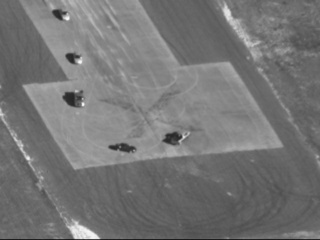
#> input picture lucas/data/0.jpg, 320 x 240 px, found by its file name; its folder holds 4 pictures in this run
$ python run_motion.py   (older library calls are emulated)
#> lines starting #> are read from the running program, lines starting #| are printed output that depends on the picture; after the words box and inside, x2 and y2 are one past the last pixel; in counts of white or black regions, pixels touching at a corner belong together
import os
import numpy as np
import cv2
from scipy.interpolate import RectBivariateSpline
from skimage.filters import apply_hysteresis_threshold

ep = 0.5

# [89 lines left out: function lucas_kanade_affine, not called in this run]

def subtract_dominant_motion(img1, img2):
    Gx = cv2.Sobel(I, cv2.CV_16S, 1, 0, ksize = 5)
    Gy = cv2.Sobel(I, cv2.CV_16S, 0, 1, ksize = 5)

    print(Gx.min())
    print(Gx.max())
    print(Gy.min())
    print(Gy.max())
    return

    ### START CODE HERE ###
    # [Caution] From now on, you can only use numpy and
    # RectBivariateSpline. Never use OpenCV.

    p = np.zeros((6))
    dp = 1
    while np.linalg.norm(dp) > ep:
        dp = lucas_kanade_affine(img1, img2, p, Gx, Gy)
        p += dp
        print(p)

    moving_image = np.abs(img2 - img1) # you should delete this

    th_hi = 0.2 * 256 # you can modify this
    th_lo = 0.15 * 256 # you can modify this

    ### END CODE HERE ###

    hyst = apply_hysteresis_threshold(moving_image, th_lo, th_hi)
    return hyst

data_dir = 'data'
video_path = 'motion.mp4'
fourcc = cv2.VideoWriter_fourcc(*'mp4v')
out = cv2.VideoWriter(video_path, fourcc, 150/20, (320, 240))
tmp_path = os.path.join(data_dir, "{}.jpg".format(0))
T = cv2.cvtColor(cv2.imread(tmp_path), cv2.COLOR_BGR2GRAY)
#> T: shape (240, 320); min 25, max 248, mean 117.3
for i in range(1, 2):#150):
    img_path = os.path.join(data_dir, "{}.jpg".format(i))
    I = cv2.cvtColor(cv2.imread(img_path), cv2.COLOR_BGR2GRAY)
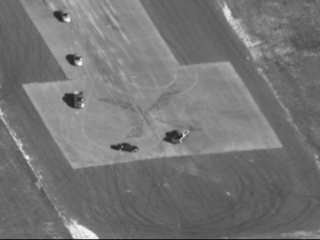
#> input picture lucas/data/1.jpg, 320 x 240 px, found by its file name
#> I: shape (240, 320); min 25, max 247, mean 117.4
    clone = I.copy()
    moving_img = subtract_dominant_motion(T, I)
#> in subtract_dominant_motion, `Gx = cv2.Sobel(I, cv2.CV_16S, 1, 0, ksize = 5)`:
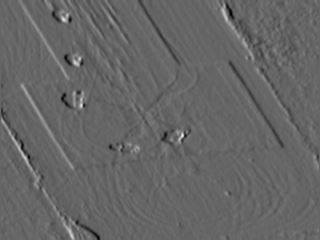
#> Gx: shape (240, 320) int16; min -4310, max 6466, mean -1; drawn with min black and max white
#> in subtract_dominant_motion, `Gy = cv2.Sobel(I, cv2.CV_16S, 0, 1, ksize = 5)`:
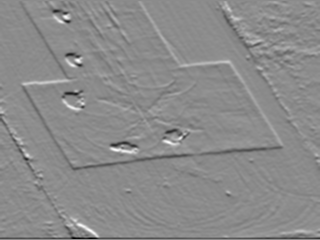
#> Gy: shape (240, 320) int16; min -5767, max 4756, mean -18.5; drawn with min black and max white
#| -4310
#| 6466
#| -5767
#| 4756
    clone = cv2.cvtColor(clone, cv2.COLOR_GRAY2BGR)
#> clone is the input picture: shape (240, 320, 3); min 25, max 247, mean 117.4
    clone[moving_img, 2] = 255
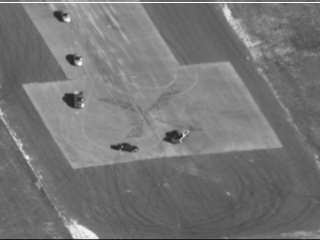
#> clone: shape (240, 320, 3); 0.42% of pixels changed, all inside (x1, y1, x2, y2) = (0, 2, 320, 3)
    out.write(clone)
    T = I
out.release()
